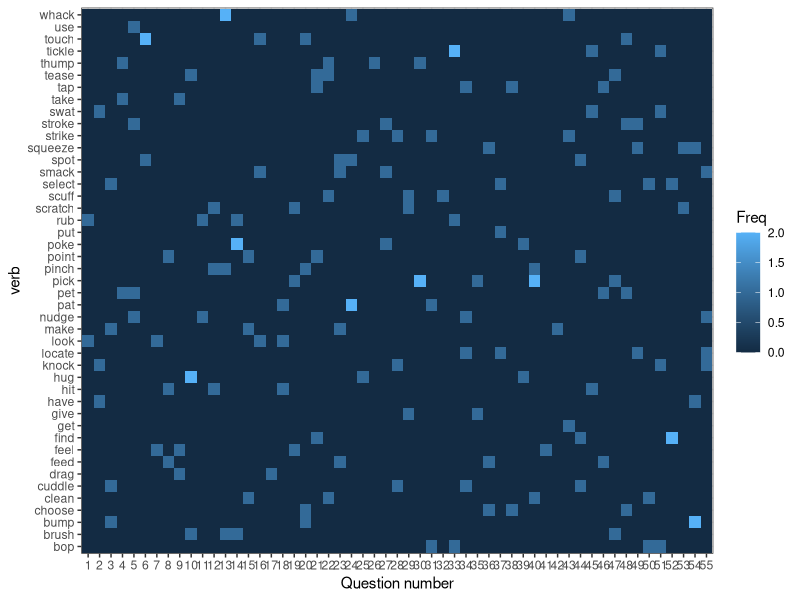

Here is the R script that generated this plot:
## Reading libraries ----
library(here)
setwd(here())
library(tidyverse)
library(jsonlite)


## Reading data ----
stimuli <- read_csv(here("stimuli","verb_cloze_stimuli","verb_cloze_stimuli.csv")) |> 
  distinct(question, .keep_all = T) |> 
  mutate(animal = gsub("\\.","",animal))

stimuli2 <- read_csv(here("stimuli","verb_cloze_stimuli","verb_cloze_stimuli.csv")) |> 
  distinct(question_num, question, verb, animal, .keep_all = T) |> 
  mutate(animal = gsub("\\.","",animal))

## Question num ----
# Not sure about the question number, there are multiple questions per question num.

# How often does each verb occur?
stimuli |> 
  group_by(verb) |> 
  summarize(count = n())

# Checking the co-occurrence of question and verb.
table(qn = stimuli$question_num, verb = stimuli$verb) |> 
  data.frame() |> 
  ggplot(aes(x = qn, y = verb, fill = Freq))+
  geom_tile()+
  theme_bw()+
  xlab("Question number")

## For now, we'll create a new question index.

stimuli <- stimuli |> 
  mutate(index = 1:n())


## Create a json ----
# Index = index, inner json of other variables

# Very inefficient way to do this, but R doesn't normally use JSON.

full.json = list()

for(i in 1:nrow(stimuli)){
  row = stimuli[i,]
  temp.json <- list()
  key <- as.character(row$index)
  temp.json[[key]] <- list(SENTENCE = paste0("<p> ",
                                             row$question,
                                             " <input type = 'text' id='test-resp-box' name = 'user_response'></p>"),
                           verb = row$verb,
                           animal = row$animal,
                           norm_category = row$norm_category)
  full.json[[row$index]] <- temp.json
}


json_str <- toJSON(full.json, auto_unbox = TRUE)

writeLines(json_str, con = here("stimuli","verb_cloze_stimuli","updated_stimuli.json"))
